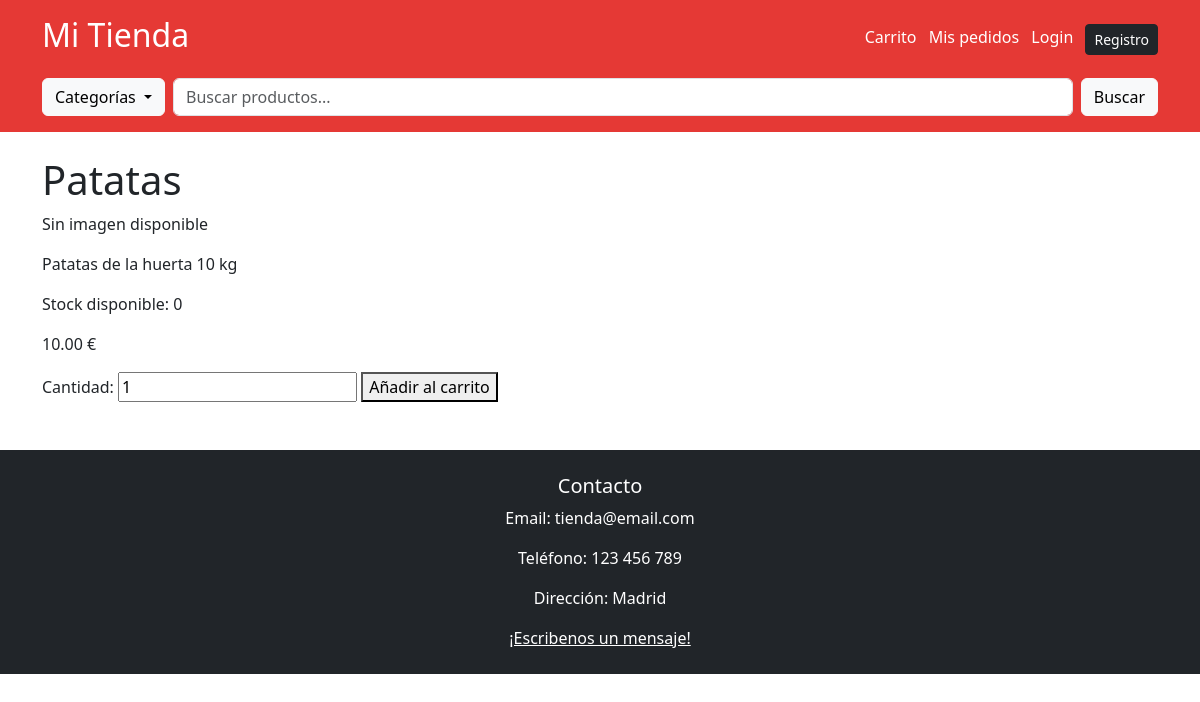
/product/1/, run on an earlier commit of the app's database.
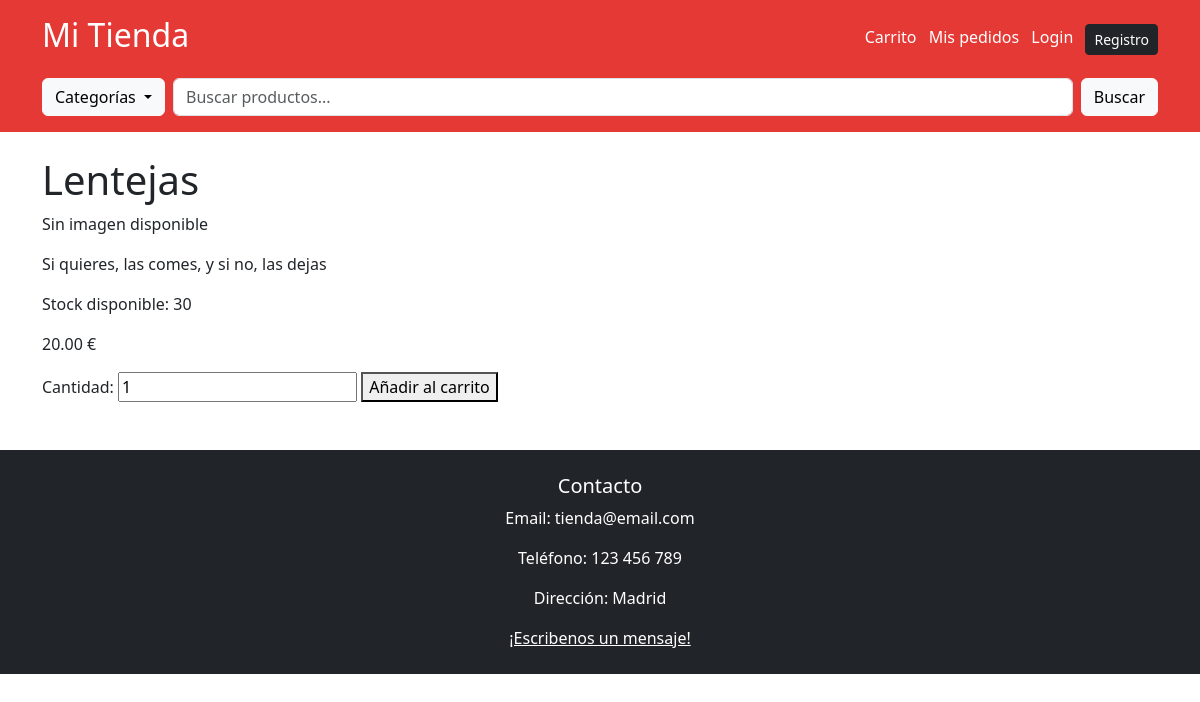
And on a later commit of the database.
### shop/models.py (models this page shows, shortened)
class Product(models.Model):
    name = models.CharField(max_length=200)
    description = models.TextField()
    price = models.DecimalField(max_digits=6, decimal_places=2)
    image = models.URLField(blank=True, null=True)
    stock = models.PositiveIntegerField(default=0)
    category = models.ForeignKey(Category, on_delete=models.CASCADE)

### shop/views.py (the view)
# urls.py: path('product/<int:product_id>/', views.product_detail, name='product_detail'),
def product_detail(request, product_id):
    product = get_object_or_404(Product, id=product_id)
    return render(request, 'shop/product_detail.html', {'product': product})

### shop/context_processors.py (called while the page is built)
def categories_processor(request):
    return {
        'categories': Category.objects.all()
    }

### shop/templates/shop/product_detail.html (shortened to what this page needs)
{% extends 'base.html' %}
{% block content %}
    <h1>{{ product.name }}</h1>
    {% if product.image %}
        <img src="{{ product.image }}" alt="{{ product.name }}" width="250">
    {% else %}
        <p>Sin imagen disponible</p>
    {% endif %}
    <p>{{ product.description }}</p>
    <p>Stock disponible: {{ product.stock }}</p>
    <p>{{ product.price }} €</p>
    <form action="{% url 'add_to_cart' product.id %}" method="post">
        <label>Cantidad:</label>
        <input type="number" name="quantity" value="1" min="1">
        <button type="submit">Añadir al carrito</button>
    </form>
{% endblock %}

What changed in the data, as far as the page shows it:
changed Product: name "Patatas" → "Lentejas"; description "Patatas de la huerta 10 kg" → "Si quieres, las comes, y si no, las dejas"; stock "0" → "30"; price "10.00" → "20.00"
